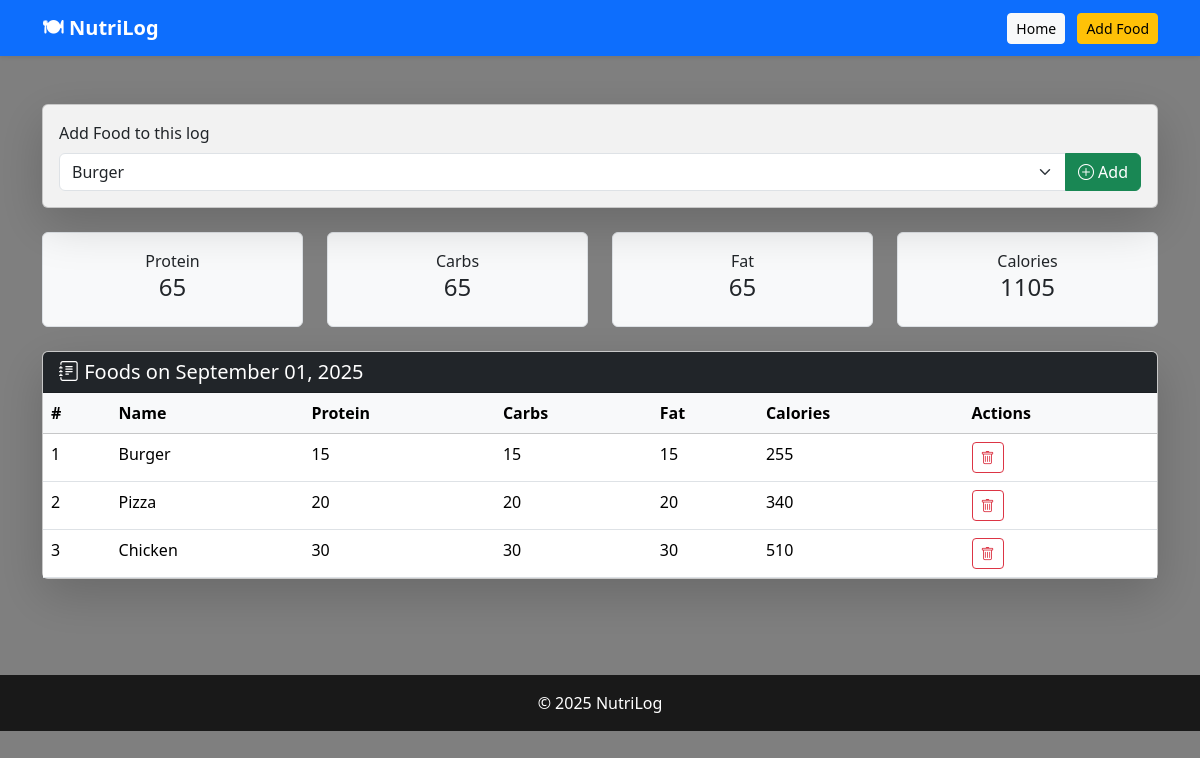
Screenshot of /view/1 with the database file from the repository.
### foodtracker/models.py (models this page shows)
class Log(db.Model):
    id = db.Column(db.Integer, primary_key=True)
    date = db.Column(db.Date, nullable=False)
    foods = db.relationship('Food', secondary=log_food, lazy='dynamic')

class Food(db.Model):
    id = db.Column(db.Integer, primary_key=True)
    name = db.Column(db.String(50), unique=True, nullable=False)
    proteins = db.Column(db.Integer, nullable=False)
    carbs = db.Column(db.Integer, nullable=False)
    fats = db.Column(db.Integer, nullable=False)
    @property
    def calories(self):
        return self.proteins * 4 + self.carbs * 4 + self.fats * 9

### foodtracker/main/routes.py (the view)
@main.route('/view/<int:log_id>')
def view(log_id):
    log = Log.query.get_or_404(log_id)
    foods = Food.query.all()
    totals = {
        'protein' : 0,
        'carbs' : 0,
        'fat' : 0,
        'calories' : 0
    }
    for food in log.foods:
        totals['protein'] += food.proteins
        totals['carbs'] += food.carbs
        totals['fat'] += food.fats
        totals['calories'] += food.calories
    return render_template('view.html', foods=foods, log=log, totals=totals)

### foodtracker/templates/view.html (shortened to what this page needs)
<!DOCTYPE html>
<html lang="en">
<head>
  <link href="https://cdn.jsdelivr.net/npm/bootstrap@5.3.3/dist/css/bootstrap.min.css" rel="stylesheet">
  <link href="https://cdn.jsdelivr.net/npm/bootstrap-icons/font/bootstrap-icons.css" rel="stylesheet">
</head>
<body>
  <nav class="navbar navbar-expand-lg navbar-dark bg-primary shadow-sm">
    <div class="container">
      <a class="navbar-brand fw-bold" href="{{ url_for('main.index') }}">🍽 NutriLog</a>
      <div>
        <a class="btn btn-light btn-sm me-2" href="{{ url_for('main.index') }}">Home</a>
        <a class="btn btn-warning btn-sm" href="{{ url_for('main.add') }}">Add Food</a>
      </div>
    </div>
  </nav>
  <div class="container py-5">
    <div class="card shadow-lg mb-4">
      <div class="card-body">
        <form action="{{ url_for('main.add_food_to_log', log_id=log.id) }}" method="POST">
          <label class="form-label">Add Food to this log</label>
          <div class="input-group">
            <select class="form-select" name="food-select">
              {% for food in foods %}
                <option value="{{ food.id }}">{{ food.name }}</option>
              {% endfor %}
            </select>
            <button class="btn btn-success"><i class="bi bi-plus-circle"></i> Add</button>
          </div>
        </form>
      </div>
    </div>
    <div class="row text-center mb-4">
      <div class="col-md-3"><div class="p-3 bg-light border rounded">Protein <h4>{{ totals['protein'] }}</h4></div></div>
      <div class="col-md-3"><div class="p-3 bg-light border rounded">Carbs <h4>{{ totals['carbs'] }}</h4></div></div>
      <div class="col-md-3"><div class="p-3 bg-light border rounded">Fat <h4>{{ totals['fat'] }}</h4></div></div>
      <div class="col-md-3"><div class="p-3 bg-light border rounded">Calories <h4>{{ totals['calories'] }}</h4></div></div>
    </div>
    <div class="card shadow-lg">
      <div class="card-header bg-dark text-white">
        <h5 class="mb-0"><i class="bi bi-journal-text"></i> Foods on {{ log.date.strftime('%B %d, %Y') }}</h5>
      </div>
      <div class="card-body p-0">
        <table class="table table-hover mb-0">
          <thead class="table-light">
            <tr>
              <th>#</th>
              <th>Name</th>
              <th>Protein</th>
              <th>Carbs</th>
              <th>Fat</th>
              <th>Calories</th>
              <th>Actions</th>
            </tr>
          </thead>
          <tbody>
            {% for food in log.foods %}
            <tr>
              <td>{{ loop.index }}</td>
              <td>{{ food.name }}</td>
              <td>{{ food.proteins }}</td>
              <td>{{ food.carbs }}</td>
              <td>{{ food.fats }}</td>
              <td>{{ food.calories }}</td>
              <td>
                <a href="{{ url_for('main.remove_food_from_log', log_id=log.id, food_id=food.id) }}" class="btn btn-sm btn-outline-danger">
                  <i class="bi bi-trash"></i>
                </a>
              </td>
            </tr>
            {% endfor %}
          </tbody>
        </table>
      </div>
    </div>
  </div>
  <footer class="text-white text-center py-3 mt-5">
    &copy; 2025 NutriLog
  </footer>
</body>
</html>

### foodtracker/templates/view.html (style rules this page uses)
body { font-family: 'Segoe UI', Tahoma, Geneva, Verdana, sans-serif; background: url('https://images.unsplash.com/photo-1600891964599-f61ba0e24092?auto=format&fit=crop&w=1950&q=80') no-repeat center center fixed; background-size: cover; position: relative; min-height: 100vh; }
body::before { content: ''; position: absolute; top: 0; left: 0; width: 100%; height: 100%; background: rgba(0,0,0,0.5); z-index: 0; }
.container, .navbar, footer { position: relative; z-index: 1; }
.card { background: rgba(255,255,255,0.9); }
footer { background: rgba(0,0,0,0.8); }

### rows the page displays
Log: date "September 01, 2025"
Food: name "Burger", proteins "15", carbs "15", fats "15", calories "255"
Food: name "Pizza", proteins "20", carbs "20", fats "20", calories "340"
Food: name "Chicken", proteins "30", carbs "30", fats "30", calories "510"

### other values shown
{{ totals['protein'] }} "65"
{{ totals['carbs'] }} "65"
{{ totals['fat'] }} "65"
{{ totals['calories'] }} "1105"
form field food-select "Burger"
